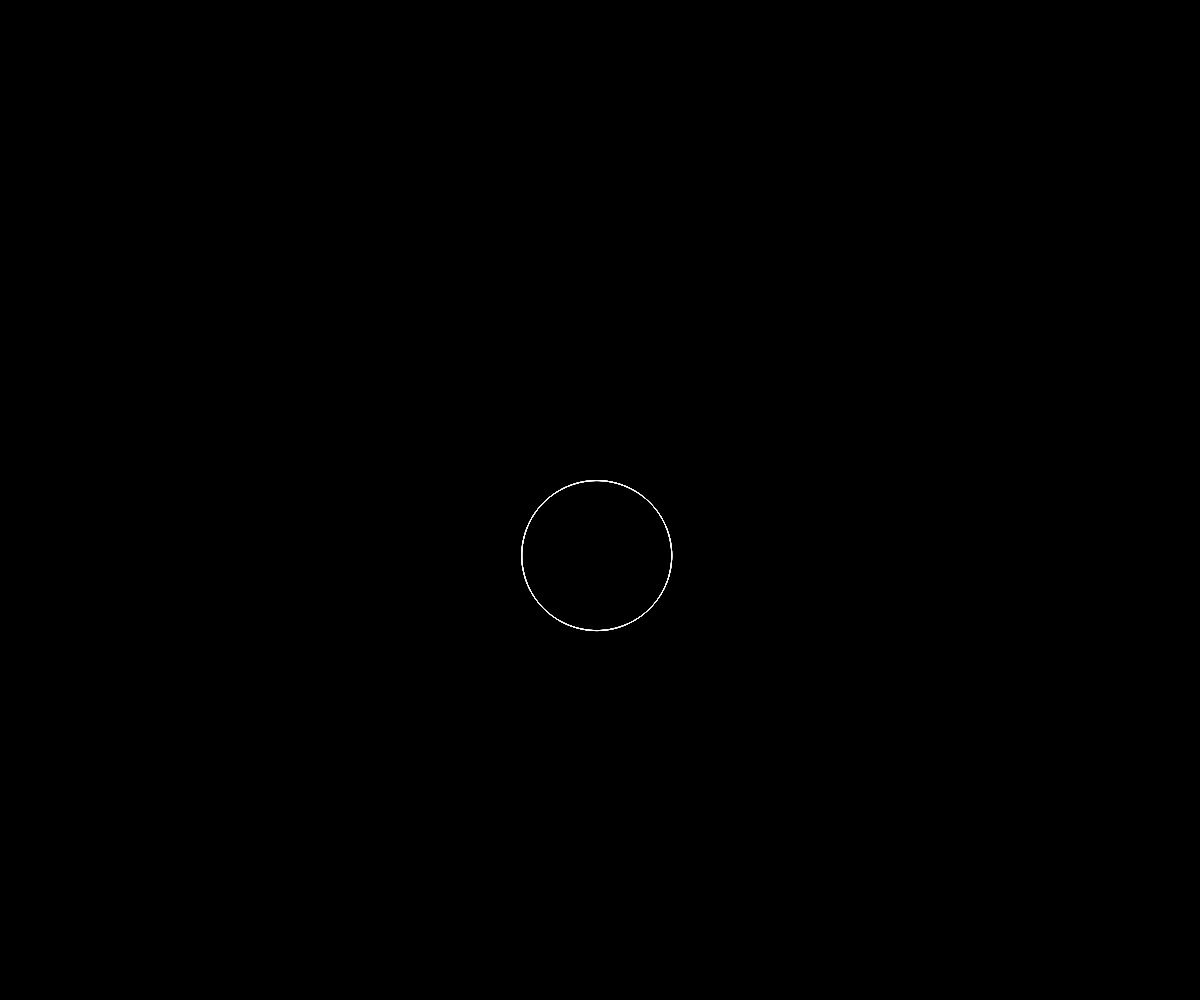
Frame 1 (no input)
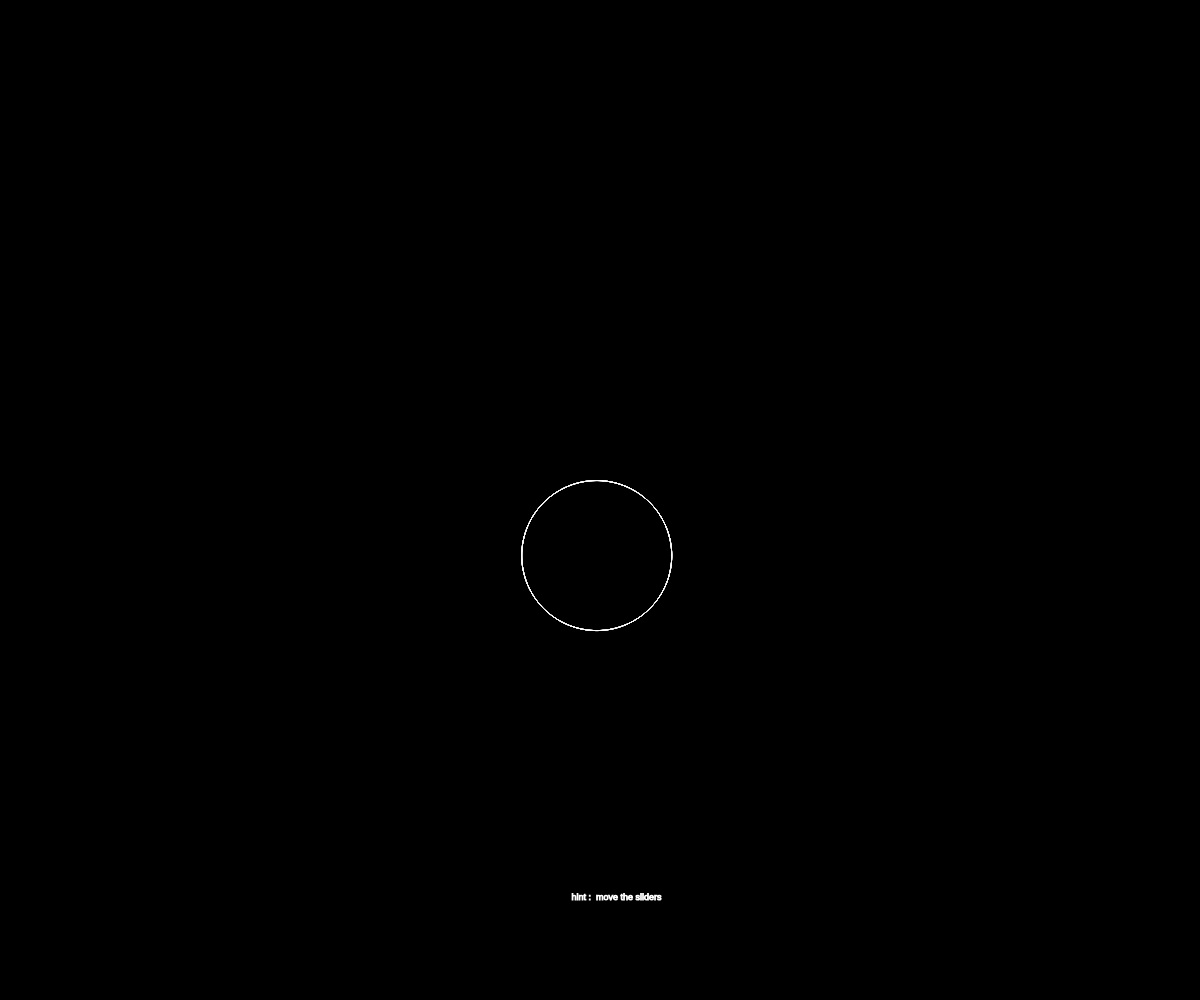
Frame 60 (no input)
Frame 120 (the mouse pressed at the canvas centre since frame 60): identical to frame 60, image omitted

The p5.js sketch that drew these frames (run headless with seeded random() and noise() and a simulated clock; from frame 60 on, the mouse is pressed at the canvas centre):

// p5.js sketch
// ── sketch.js
 
var d = 8;
var n = 5;
var sliderD;
var sliderN;

function setup() {
  createCanvas(windowWidth, windowHeight);
  sliderD = createSlider(1, 10, 5, 1);
  sliderN = createSlider(1, 10, 5, 1);
}

function draw() {
  background("#000000");
  textSize(9);
  noFill();
  noStroke;
  text("hint :  move the sliders",windowWidth/2.1, .9*windowHeight); 
  
  fill("#000000");
  translate(windowWidth/2.3, windowHeight/1.8);
  d = sliderD.value();
  n = sliderN.value();
  k = n / d; 

  beginShape();
  for (var a = 0; a < TWO_PI * d; a += 0.001) {
    var r = 150 * cos(k * a);
    var x = r * cos(a);
    var y = r * sin(a);
    stroke("#ffffff");
    strokeWeight(1);
    vertex(x, y);
  }
  endShape(CLOSE);
}
